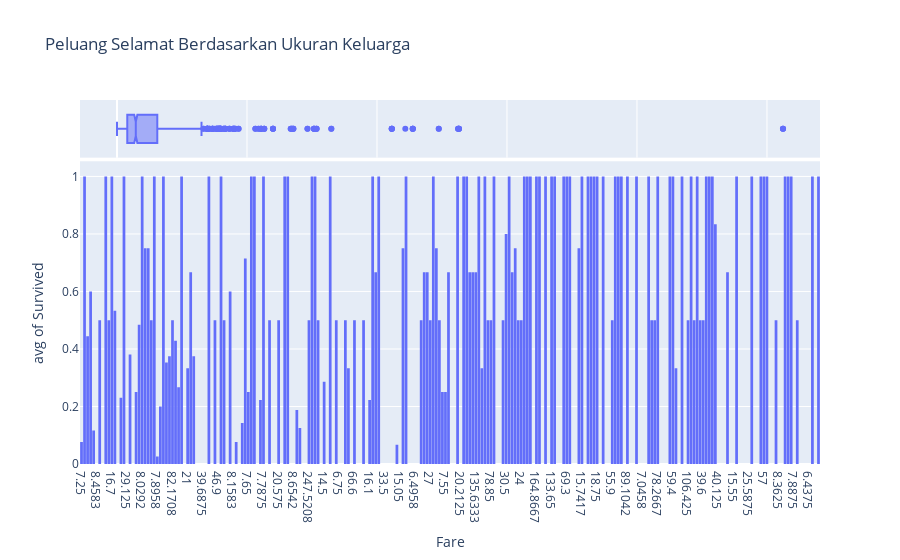

The cell this chart's notebook holds for it:
### Code cell
fig_fare = px.histogram(train_data,
                       marginal='box',
                       x='Fare',
                       y='Survived',
                       histfunc='avg', # <--- Menampilkan peluang (0-1), bukan sekadar jumlah orang
                       title='Peluang Selamat Berdasarkan Ukuran Keluarga')

# Agar angka di sumbu X lebih rapi (menunjukkan angka 1, 2, 3...)
fig_fare.update_layout(bargap=0.1, xaxis_type='category')
fig_fare.show()

### Figure 1 — Plotly figure (JSON) as saved in the notebook; plotly's stock layout.template omitted (floating-point values rounded to 4 significant figures; data arrays with more than 128 entries replaced by an {"elided": "..."} marker saying what was removed)
{"data": [{"bingroup": "x", "histfunc": "avg", "hovertemplate": "Fare=%{x}<br>avg of Survived=%{y}<extra></extra>", "legendgroup": "", "marker": {"color": "#636efa", "pattern": {"shape": ""}}, "name": "", "orientation": "v", "showlegend": false, "type": "histogram", "x": {"elided": "891 float values"}, "xaxis": "x", "y": {"elided": "891 int values"}, "yaxis": "y"}, {"hovertemplate": "Fare=%{x}<extra></extra>", "legendgroup": "", "marker": {"color": "#636efa"}, "name": "", "notched": true, "showlegend": false, "type": "box", "x": {"elided": "891 float values"}, "xaxis": "x2", "yaxis": "y2"}], "layout": {"bargap": 0.1, "barmode": "relative", "legend": {"tracegroupgap": 0}, "title": {"text": "Peluang Selamat Berdasarkan Ukuran Keluarga"}, "xaxis": {"anchor": "y", "domain": [0, 1], "title": {"text": "Fare"}, "type": "category"}, "xaxis2": {"anchor": "y2", "domain": [0, 1], "matches": "x", "showgrid": true, "showticklabels": false}, "yaxis": {"anchor": "x", "domain": [0, 0.8316], "title": {"text": "avg of Survived"}}, "yaxis2": {"anchor": "x2", "domain": [0.8416, 1], "matches": "y2", "showgrid": false, "showline": false, "showticklabels": false, "ticks": ""}}}
